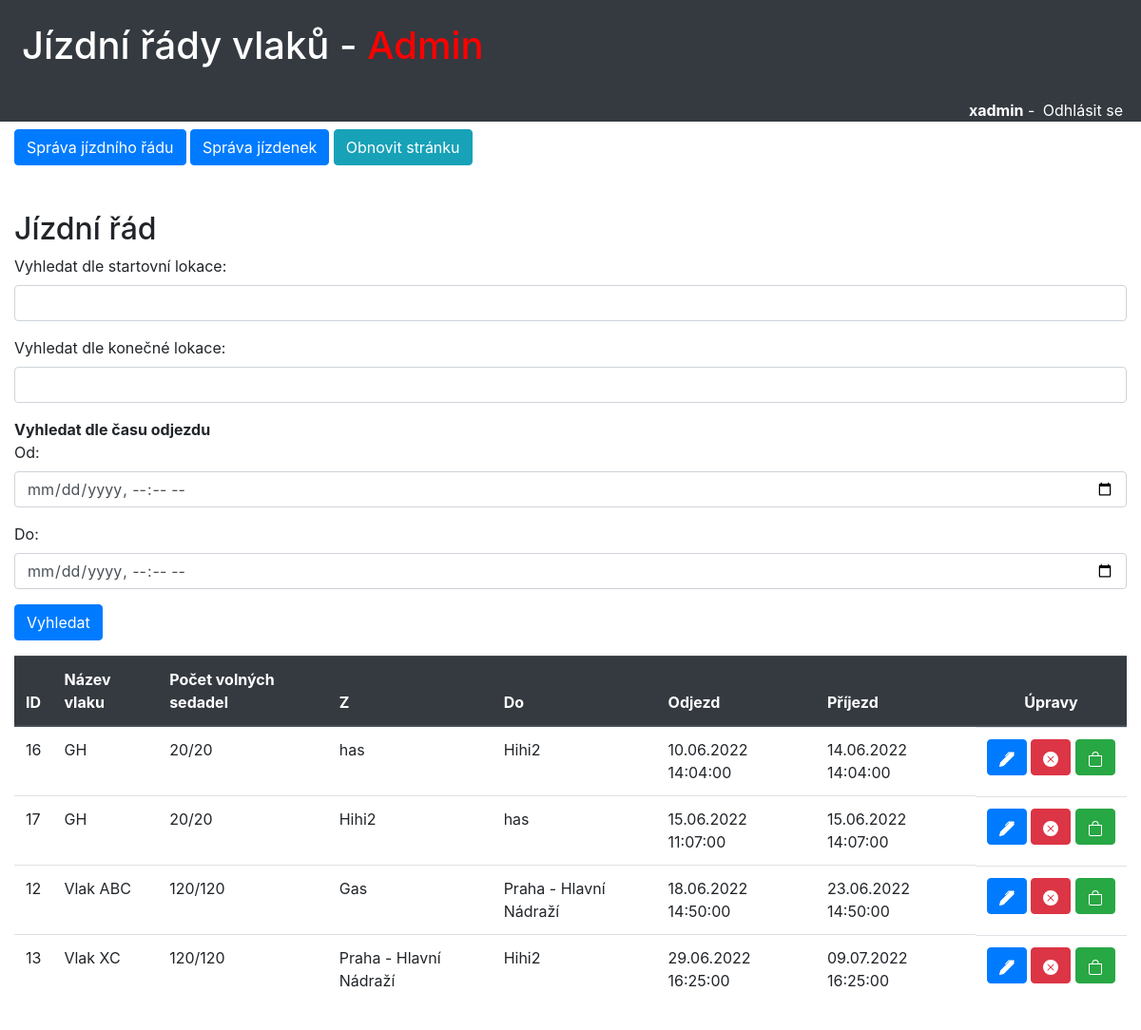
The page /index.php (signed in) on the database its author committed.
### tables this page shows
CREATE TABLE `time_schedule` (
  `id` int(11) NOT NULL,
  `train_id` int(11) NOT NULL,
  `seats` varchar(2000) NOT NULL,
  `from_location` int(11) NOT NULL,
  `to_location` int(11) NOT NULL,
  `start_time` datetime NOT NULL,
  `end_time` datetime NOT NULL
);

CREATE TABLE `trains` (
  `id` int(11) NOT NULL,
  `name` varchar(255) NOT NULL,
  `seat_count` int(11) NOT NULL,
  `active` tinyint(1) NOT NULL DEFAULT 0
);

CREATE TABLE `location` (
  `id` int(11) NOT NULL,
  `name` varchar(255) NOT NULL
);

### inc/user.php (called while the page is built, shortened)
<?php
require_once 'db.php';
function LoggedIn(): bool
{
    if (!empty($_SESSION['user_id'])) return true;
    return false;
}
function UserAdmin(): bool
{
    global $db;
    $checkForAdminQuery = $db->prepare('SELECT role FROM users WHERE id=:id LIMIT 1;');
    $checkForAdminQuery->execute([
        ':id' => $_SESSION['user_id']
    ]);
    if ($role = $checkForAdminQuery->fetch(PDO::FETCH_ASSOC)) {
        if ($role['role'] == 'admin') return true;
    }
    return false;
}

### schedule.php (the view, shortened to what this page needs)
<?php
require_once 'inc/user.php';
require_once 'utils/trains_utils.php';
            ?>
<h2 class="mt-5">Jízdní řád</h2>
<?php
if (LoggedIn()) { ?>
    <form method="get">
        <div class="form-group">
            <label for="location_lookup_start">Vyhledat dle startovní lokace: </label>
            <input type="text" name="location_lookup_start" id="location_lookup_start"
                   class="form-control" value="<?php echo @$_GET['location_lookup_start'] ?>"/>
        </div>
        <div class="form-group">
            <label for="location_lookup_end">Vyhledat dle konečné lokace: </label>
            <input type="text" name="location_lookup_end" id="location_lookup_end"
                   class="form-control" value="<?php echo @$_GET['location_lookup_end'] ?>"/>
        </div>
        <lable><b>Vyhledat dle času odjezdu</b></lable>
        <div class="form-group">
            <label for="location_lookup_date1">Od:</label>
            <input type="datetime-local" name="location_lookup_date1" id="location_lookup_date1"
                   class="form-control" value="<?php echo @$_GET['location_lookup_date1'] ?>"/>
        </div>
        <div class="form-group">
            <label for="location_lookup_date2">Do:</label>
            <input type="datetime-local" name="location_lookup_date2" id="location_lookup_date2"
                   class="form-control" value="<?php echo @$_GET['location_lookup_date2'] ?>"/>
        </div>
        <button type="submit" class="btn btn-primary mb-3">Vyhledat</button>
    </form>
<?php } ?>
<?php
$timeScheduleQuery = null;
if (!empty($_GET)) {
    try {
        $term1 = trim(@$_GET['location_lookup_start']);
        $term2 = trim(@$_GET['location_lookup_end']);
        $date1 = @$_GET['location_lookup_date1'];
        $date2 = @$_GET['location_lookup_date2'];
        $date1 = date("Y-m-d H:i:s", strtotime($date1));
        $date2 = date("Y-m-d H:i:s", strtotime($date2));
        $timeScheduleQuery = $db->prepare('SELECT time_schedule.id, time_schedule.train_id, time_schedule.seats,
       time_schedule.from_location, time_schedule.to_location, time_schedule.start_time, time_schedule.end_time FROM time_schedule
LEFT JOIN location e ON time_schedule.from_location = e.id
LEFT JOIN location f ON time_schedule.to_location = f.id
WHERE (e.name IN (SELECT name FROM location WHERE name LIKE :term1) AND f.name IN (SELECT name FROM location WHERE name LIKE :term2))
  AND time_schedule.start_time >= :date1 AND time_schedule.start_time <= :date2
ORDER BY start_time LIMIT 10;');
        if (empty($date1) || !validateDate($date1)) {
            $date1 = date("Y-m-d H:i:s", strtotime(time()));
        }
        if (empty($date2) || !validateDate($date2) || $date2 < date("Y-m-d H:i:s")) {
            $date2 = date("Y-m-d H:i:s", strtotime("+1 year"));
        }
        $timeScheduleQuery->execute([
            ':term1' => '%' . $term1 . '%',
            ':term2' => '%' . $term2 . '%',
            ':date1' => $date1,
            ':date2' => $date2
        ]);
        echo '<div class="alert alert-success mt-4">';
        echo "Vyhledání proběhlo úspěšně!";
        echo '</div>';
    } catch (Exception $exc) {
        echo '<div class="alert alert-danger mt-4">';
        echo "Vyhledání selhalo. Zkuste to prosím znova.";
        echo '</div>';
    }
    ?>
    <script type="text/javascript">
        location.href = "#search"
    </script>
    <?php
} else {
    $timeScheduleQuery = $db->prepare('SELECT * FROM time_schedule ORDER BY start_time;');
    $timeScheduleQuery->execute();
}
$schedules = $timeScheduleQuery->fetchAll(PDO::FETCH_ASSOC);
echo '<div class="scroll_div mb-5" id="search" style="height: 30em;">';
echo '<table class="table">';
if (!empty($schedules)) {
    echo '<thead class="thead-dark"><tr>';
    if (UserAdmin()) {
        echo '<th>ID</th>';
    }
    echo '<th>Název vlaku</th>
<th>Počet volných sedadel</th>
<th>Z</th>
<th>Do</th>
<th>Odjezd</th>
<th>Příjezd</th>';
    if (LoggedIn()) {
        if (UserAdmin()) {
            echo '<th class="text-center">Úpravy</th>';
        } else {
            echo '<th class="text-center">Možnosti</th>';
        }
    }
    echo '</tr></thead>';
    foreach ($schedules as $schedule) {
        echo '<tr>';
        if (UserAdmin()) {
            echo '<td>' . $schedule['id'] . '</td>';
        }
        $coreTrainInfo = GetCoreTrainInfo($schedule);
        echo '<td>' . ($coreTrainInfo->totalSeats - $coreTrainInfo->takenSeats) . '/' . $coreTrainInfo->totalSeats . '</td>';
        $locFromQ = $db->prepare("SELECT location.name FROM time_schedule JOIN location ON time_schedule.from_location = location.id
                                        WHERE time_schedule.id=:id LIMIT 1");
        $locFromQ->execute([
            ':id' => $schedule['id']
        ]);
        $locFromQres = $locFromQ->fetchObject();
        $locToQ = $db->prepare("SELECT location.name FROM time_schedule JOIN location ON time_schedule.to_location = location.id
                                      WHERE time_schedule.id=:id LIMIT 1");
        $locToQ->execute([
            ':id' => $schedule['id']
        ]);
        $locToQres = $locToQ->fetchObject();
        echo '<td>' . htmlspecialchars($locFromQres->name) . '</td>';
        echo '<td>' . htmlspecialchars($locToQres->name) . '</td>';
        $dateFrom = date("d.m.Y H:i:s", strtotime($schedule['start_time']));
        $dateTo = date("d.m.Y H:i:s", strtotime($schedule['end_time']));
        echo '<td>' . $dateFrom . '</td>';
        echo '<td>' . $dateTo . '</td>';
        echo '<td style="white-space: nowrap; display: flex; align-items: center; justify-content: space-evenly;">';
        echo '<form method="post">';
        if (LoggedIn()) {
            if (UserAdmin()) {
                ?>
                <button type="submit" class="btn btn-primary" name="edit_schedule"
                        value="<?php echo $schedule['id']; ?>"
                        title="Upravit">
                </button>
                <button type="submit" class="btn btn-danger" name="delete_val_schedule"
                        value="<?php echo $schedule['id']; ?>"
                        title="Odstranit"
                        onclick="return confirm('Opravdu chcete smazat jízdní řád ( <?php
                        echo 'ID: ' . $schedule['id'] . ' ,Vlak: ' . $coreTrainInfo->trainName
                            . '\r\nOdjezd: ' . $dateFrom . ' ,Příjezd: ' . $dateTo;
                        ?>)?')">
                </button>
            <?php }
            if (@$_SESSION['home']) {
                ?>
                <button type="submit" class="btn btn-success" name="purchase_ticket"
                        <?php echo (($coreTrainInfo->totalSeats - $coreTrainInfo->takenSeats) == 0 ? "disabled" : '') ?>
                        value="<?php echo $schedule['id']; ?>"
                        title="Koupit lístek">
                    <svg xmlns="http://www.w3.org/2000/svg" width="16" height="16" fill="currentColor"
                         class="bi bi-bag" viewBox="0 0 16 16">
                        <path d="M8 1a2.5 2.5 0 0 1 2.5 2.5V4h-5v-.5A2.5 2.5 0 0 1 8 1zm3.5 3v-.5a3.5 3.5 0 1 0-7 0V4H1v10a2 2 0 0 0 2 2h10a2 2 0 0 0 2-2V4h-3.5zM2 5h12v9a1 1 0 0 1-1 1H3a1 1 0 0 1-1-1V5z"/>
                    </svg>
                </button>
            <?php }
        }
        echo '</form>';
        echo '</td>';
        echo '</tr>';
    }
} else {
    echo '<tr><td colspan="100%"><div class="alert alert-primary">Není evidován žádný jízdní řád!</div></td></tr>';
}
echo '</table>';
echo '</div>';
?>

### inc/header.php (shortened to what this page needs)
<?php
require_once 'user.php';
try {
?>
    <!DOCTYPE html>
    <html lang="cs">
    <head>
        <link rel="stylesheet" href="https://cdnjs.cloudflare.com/ajax/libs/jqueryui/1.12.1/jquery-ui.css"/>
        <link rel="stylesheet" href="https://stackpath.bootstrapcdn.com/bootstrap/4.5.2/css/bootstrap.min.css">
        <link rel="stylesheet" type="text/css" href="style/style.css">
    </head>
<body>
    <header class="container bg-dark <?php echo((!empty($home) && $home) ? 'home' : ''); ?>">
        <?php
        if (UserAdmin()) {
            echo '<h1 class="text-white py-4 px-2">Jízdní řády vlaků - <span class="admin_style">Admin</span></h1>';
        } else {
            echo '<h1 class="text-white py-4 px-2">Jízdní řády vlaků</h1>';
        }
        ?>
        <div class="text-right text-white">
            <?php
            if (!empty($_SESSION['user_id'])) {
                echo '<strong>' . htmlspecialchars($_SESSION['user_name']) . '</strong>';
                echo ' - ';
                echo '<a href="logout.php" class="text-white p-1">Odhlásit se</a>';
            } else {
                echo '<a href="login.php" class="text-white p-1">Přihlásit se</a>';
            }
            ?>
        </div>
    </header>
<main class="container pt-2 <?php echo((!empty($home) && $home) ? 'home' : ''); ?>">
    <?php } catch (Exception $exc){
    LogUserOff();
} ?>

### index.php (shortened to what this page needs)
<?php
require_once 'inc/user.php';
require_once 'utils/trains_utils.php';
include 'inc/header.php';
if (UserAdmin()) { ?>
    <a href="timeTable_edit.php" class="btn btn-primary" >Správa jízdního řádu</a>
<?php }
if (LoggedIn()) {
    ?>
    <a href="#" class="btn btn-primary">Správa jízdenek</a>
<?php } ?>
    <a href="index.php" class="btn btn-info">Obnovit stránku</a>
<?php
require 'schedule.php';
include 'inc/footer.php';

### utils/trains_utils.php (shortened to what this page needs)
<?php
function GetCoreTrainInfo($schedule, $showName = true) : CoreTrainInfo{
    global $db;
    $seatsQ = $db->prepare("SELECT name from trains WHERE id=:id ;");
    $seatsQ->execute([
        ':id' => $schedule['train_id']
    ]);
    $trainName = $seatsQ->fetchColumn();
    if($showName) {
        echo '<td>' . htmlspecialchars($trainName) . '</td>';
    }
    $seatsStatus = explode(";", $schedule['seats']);
    unset($seatsStatus[count($seatsStatus) - 1]);
    $taken = 0;
    $coreTrainInfo = new CoreTrainInfo();
    $coreTrainInfo->takenSeats = $taken;
    $coreTrainInfo->totalSeats = count($seatsStatus);
    $coreTrainInfo->trainName = $trainName;
    return $coreTrainInfo;
}

### inc/footer.php
    </main>
  </body>
</html>

### style/style.css (style rules this page uses)
.scroll_div { height: 20em; overflow: auto; }
.admin_style { color: red; }
@media (min-width: 1200px) { .container { max-width: 1300px; } }

### rows shown on the page
time_schedule: id "16", train.name "GH", takenSeats "20", totalSeats "20", from_location.name "has", to_location.name "Hihi2", start_time "10.06.2022 14:04:00", end_time "14.06.2022 14:04:00"
time_schedule: id "17", train.name "GH", takenSeats "20", totalSeats "20", from_location.name "Hihi2", to_location.name "has", start_time "15.06.2022 11:07:00", end_time "15.06.2022 14:07:00"
time_schedule: id "12", train.name "Vlak ABC", takenSeats "120", totalSeats "120", from_location.name "Gas", to_location.name "Praha - Hlavní Nádraží", start_time "18.06.2022 14:50:00", end_time "23.06.2022 14:50:00"
time_schedule: id "13", train.name "Vlak XC", takenSeats "120", totalSeats "120", from_location.name "Praha - Hlavní Nádraží", to_location.name "Hihi2", start_time "29.06.2022 16:25:00", end_time "09.07.2022 16:25:00"

### other values the page prints
$_SESSION['user_name'] "xadmin"
